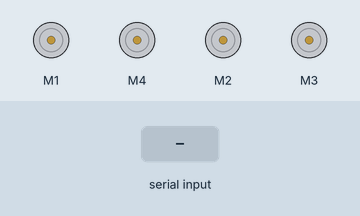
Simulated run of this sketch. Board: Arduino Uno, built with avr-gcc and run on an emulated ATmega328P. Shown: 4 × DC motor (green arrow = forward, orange = backward, longer = faster). Inputs (shaded band) come from the test bench.

Above: at 1.2 s.
1.3 s: "w\n" received over the second serial link
At 2.0 s:
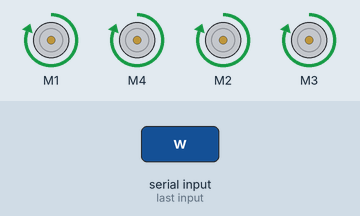
2.8 s: "a\n" received over the second serial link
At 3.2 s:
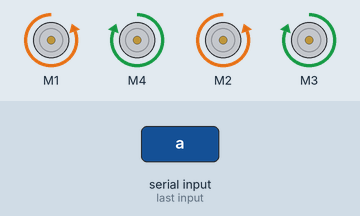
4.3 s: "d\n" received over the second serial link
At 5.5 s:
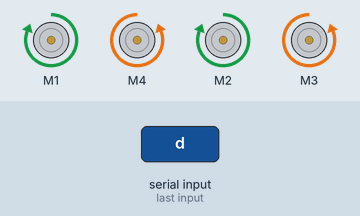
5.8 s: "s\n" received over the second serial link
At 6.6 s:
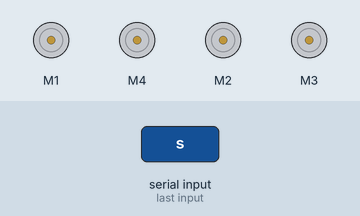
7.3 s: "x\n" received over the second serial link
At 7.8 s:
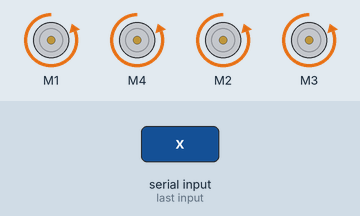
Timing chart, 0 to 9.8 s (numbered marks = the images above; inputs shaded):
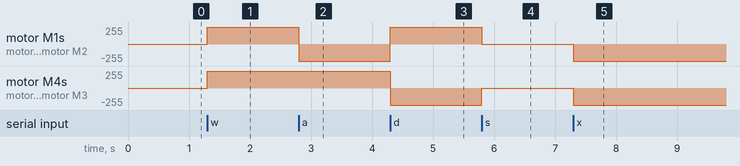

The sketch:

Scribby.ino
```cpp
#include <AFMotor.h>
#include <SoftwareSerial.h>

// =================== ROBOT CONFIGURATION ===================
// --- 1. Hardware Mapping ---
const int FRONT_LEFT_MOTOR_PORT  = 1;
const int BACK_LEFT_MOTOR_PORT   = 2;
const int BACK_RIGHT_MOTOR_PORT  = 3;
const int FRONT_RIGHT_MOTOR_PORT = 4;
const int BLUETOOTH_RX_PIN = 9;
const int BLUETOOTH_TX_PIN = 10;

// --- 2. Performance Tuning ---
const int MINIMUM_MOTOR_SPEED  = 0;
const int MAXIMUM_MOTOR_SPEED  = 255;
const unsigned long KICKSTART_DURATION_MS = 200; // Renamed for clarity

// --- 3. Primitive Movement Speed ---
const int PRIMITIVE_MOVEMENT_SPEED = 255;
// ===========================================================


// --- System Internals ---
SoftwareSerial BLESerial(BLUETOOTH_RX_PIN, BLUETOOTH_TX_PIN);

const byte COMMAND_BUFFER_SIZE = 16;
char command_buffer[COMMAND_BUFFER_SIZE];
byte command_pos = 0;
bool command_ready = false;

// --- Non-Blocking Motor Control Class ---
// This class encapsulates the state for a single motor, including its kickstart timer.
class MotorManager {
public:
    MotorManager(AF_DCMotor& motor_ref) : motor(motor_ref), targetSpeed(0), kickstartEndTime(0) {}

    // The update() function MUST be called in every loop.
    // It checks if a kickstart period is over and reduces speed if needed.
    void update() {
        if (kickstartEndTime != 0 && millis() >= kickstartEndTime) {
            motor.setSpeed(targetSpeed);
            kickstartEndTime = 0; // Deactivate kickstart timer
        }
    }

    void set(int newSpeed, uint8_t newDirection, bool kickstart) {
        targetSpeed = constrain(newSpeed, 0, MAXIMUM_MOTOR_SPEED);

        motor.run(newDirection);

        if (kickstart && targetSpeed > 0) {
            motor.setSpeed(MAXIMUM_MOTOR_SPEED);
            // Set a timer for the future instead of using delay()
            kickstartEndTime = millis() + KICKSTART_DURATION_MS;
        } else {
            motor.setSpeed(targetSpeed);
            kickstartEndTime = 0; // Ensure no kickstart is active
        }
    }

    void release() {
        motor.run(RELEASE);
        targetSpeed = 0;
        kickstartEndTime = 0; // Cancel any ongoing kickstart
    }

private:
    AF_DCMotor& motor;
    int targetSpeed;
    unsigned long kickstartEndTime;
};

// Create motor objects and their corresponding managers
AF_DCMotor motor_fl_raw(FRONT_LEFT_MOTOR_PORT);
AF_DCMotor motor_fr_raw(FRONT_RIGHT_MOTOR_PORT);
AF_DCMotor motor_bl_raw(BACK_LEFT_MOTOR_PORT);
AF_DCMotor motor_br_raw(BACK_RIGHT_MOTOR_PORT);

MotorManager motor_front_left(motor_fl_raw);
MotorManager motor_front_right(motor_fr_raw);
MotorManager motor_back_left(motor_bl_raw);
MotorManager motor_back_right(motor_br_raw);
// --- End System Internals ---


void setup() {
  BLESerial.begin(9600);
  // No need to set initial speed here, the manager handles it.
}

void loop() {
  // 1. Check for and read any incoming commands (non-blocking).
  readSerialCommand();

  // 2. If a full command is ready, process it immediately.
  if (command_ready) {
    processCommand();
    command_pos = 0; // Reset for next command
    command_ready = false;
  }

  // 3. IMPORTANT: Update all motor states on every single loop.
  // This is the non-blocking magic. It checks timers and adjusts speeds.
  motor_front_left.update();
  motor_front_right.update();
  motor_back_left.update();
  motor_back_right.update();
}

void readSerialCommand() {
  while (BLESerial.available() > 0 && !command_ready) {
    char inChar = (char)BLESerial.read();
    if (inChar == '\n') {
      command_buffer[command_pos] = '\0';
      command_ready = true;
    } else {
      if (command_pos < COMMAND_BUFFER_SIZE - 1) {
        command_buffer[command_pos++] = inChar;
      }
    }
  }
}

void processCommand() {
  if (strchr(command_buffer, '-') != NULL) {
    handleAdvancedCommand(command_buffer);
  } else {
    handlePrimitiveCommand(command_buffer);
  }
}

void handlePrimitiveCommand(char* cmd) {
  if (strcmp(cmd, "w") == 0) go_forward(PRIMITIVE_MOVEMENT_SPEED, false);
  else if (strcmp(cmd, "a") == 0) go_left();
  else if (strcmp(cmd, "d") == 0) go_right();
  else if (strcmp(cmd, "s") == 0) stop_all();
  else if (strcmp(cmd, "x") == 0) go_back(PRIMITIVE_MOVEMENT_SPEED, false);
}

void handleAdvancedCommand(char* cmd) {
  char* hyphen = strchr(cmd, '-');
  if (hyphen == NULL) return;

  int speed = atoi(hyphen + 1);
  *hyphen = '\0'; // Split the string at the hyphen

  bool forceKickstart = false;
  int prefixLen = strlen(cmd);
  if (prefixLen > 0 && cmd[prefixLen - 1] == 'k') {
    forceKickstart = true;
    cmd[prefixLen - 1] = '\0';
  }

  uint8_t direction = FORWARD;
  if (cmd[0] == 'b') {
    direction = BACKWARD;
  }

  char* target = cmd + 1;

  if (strcmp(target, "gfl") == 0) motor_front_left.set(speed, direction, forceKickstart);
  else if (strcmp(target, "gfr") == 0) motor_front_right.set(speed, direction, forceKickstart);
  else if (strcmp(target, "gbl") == 0) motor_back_left.set(speed, direction, forceKickstart);
  else if (strcmp(target, "gbr") == 0) motor_back_right.set(speed, direction, forceKickstart);
  else if (strcmp(target, "gall") == 0) {
    if (direction == FORWARD) go_forward(speed, forceKickstart); else go_back(speed, forceKickstart);
  }
}

// --- Movement Functions ---
void go_forward(int speed, bool kick) {
  motor_front_left.set(speed, FORWARD, kick);
  motor_front_right.set(speed, FORWARD, kick);
  motor_back_left.set(speed, FORWARD, kick);
  motor_back_right.set(speed, FORWARD, kick);
}

void go_back(int speed, bool kick) {
  motor_front_left.set(speed, BACKWARD, kick);
  motor_front_right.set(speed, BACKWARD, kick);
  motor_back_left.set(speed, BACKWARD, kick);
  motor_back_right.set(speed, BACKWARD, kick);
}

void go_left() {
  motor_front_left.set(PRIMITIVE_MOVEMENT_SPEED, BACKWARD, false);
  motor_back_left.set(PRIMITIVE_MOVEMENT_SPEED, BACKWARD, false);
  motor_front_right.set(PRIMITIVE_MOVEMENT_SPEED, FORWARD, false);
  motor_back_right.set(PRIMITIVE_MOVEMENT_SPEED, FORWARD, false);
}

void go_right() {
  motor_front_left.set(PRIMITIVE_MOVEMENT_SPEED, FORWARD, false);
  motor_back_left.set(PRIMITIVE_MOVEMENT_SPEED, FORWARD, false);
  motor_front_right.set(PRIMITIVE_MOVEMENT_SPEED, BACKWARD, false);
  motor_back_right.set(PRIMITIVE_MOVEMENT_SPEED, BACKWARD, false);
}

void stop_all() {
  motor_front_left.release();
  motor_front_right.release();
  motor_back_left.release();
  motor_back_right.release();
}
```

Measured:
- after the input at 1.3 s, motor M1, motor M4, motor M2, motor M3: stopped → forward 255/255 at once
- after the input at 2.8 s, motor M1, motor M2: forward 255/255 → backward 255/255 at once
- after the input at 4.3 s, motor M1, motor M2: backward 255/255 → forward 255/255 at once; motor M4, motor M3: forward 255/255 → backward 255/255 at once
- after the input at 5.8 s, motor M1, motor M2: forward 255/255 → stopped at once; motor M4, motor M3: backward 255/255 → stopped at once
- after the input at 7.3 s, motor M1, motor M4, motor M2, motor M3: stopped → backward 255/255 at once
